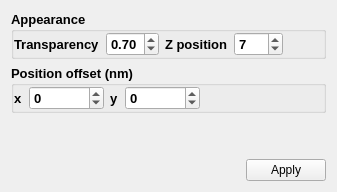
            <widget class="QWidget" name="tab_5">
             <attribute name="icon">
              <iconset resource="../resources/main_resources.qrc">
               <normaloff>:/icon/icons/landscape.png</normaloff>:/icon/icons/landscape.png</iconset>
             </attribute>
             <attribute name="title">
              <string>Display</string>
             </attribute>
             <layout class="QVBoxLayout" name="verticalLayout_12">
              <item>
               <widget class="QGroupBox" name="groupBox_confocal_display_appear">
                <property name="font">
                 <font>
                  <pointsize>10</pointsize>
                  <weight>75</weight>
                  <bold>true</bold>
                 </font>
                </property>
                <property name="title">
                 <string>Appearance</string>
                </property>
                <property name="flat">
                 <bool>true</bool>
                </property>
                <layout class="QHBoxLayout" name="horizontalLayout_3">
                 <property name="margin">
                  <number>0</number>
                 </property>
                 <item>
                  <widget class="QLabel" name="label_6">
                   <property name="text">
                    <string>Transparency</string>
                   </property>
                  </widget>
                 </item>
                 <item>
                  <widget class="QDoubleSpinBox" name="doubleSpinBox_confocal_display_appear_transparency">
                   <property name="maximum">
                    <double>1.000000000000000</double>
                   </property>
                   <property name="singleStep">
                    <double>0.100000000000000</double>
                   </property>
                   <property name="value">
                    <double>0.700000000000000</double>
                   </property>
                  </widget>
                 </item>
                 <item>
                  <widget class="QLabel" name="label_5">
                   <property name="text">
                    <string>Z position</string>
                   </property>
                  </widget>
                 </item>
                 <item>
                  <widget class="QSpinBox" name="spinBox_confocal_display_appear_zposition">
                   <property name="minimum">
                    <number>0</number>
                   </property>
                   <property name="maximum">
                    <number>100</number>
                   </property>
                   <property name="value">
                    <number>7</number>
                   </property>
                  </widget>
                 </item>
                 <item>
                  <spacer name="horizontalSpacer_2">
                   <property name="orientation">
                    <enum>Qt::Horizontal</enum>
                   </property>
                   <property name="sizeHint" stdset="0">
                    <size>
                     <width>40</width>
                     <height>20</height>
                    </size>
                   </property>
                  </spacer>
                 </item>
                </layout>
               </widget>
              </item>
              <item>
               <widget class="QGroupBox" name="groupBox_confocal_display_offset">
                <property name="font">
                 <font>
                  <pointsize>10</pointsize>
                  <weight>75</weight>
                  <bold>true</bold>
                 </font>
                </property>
                <property name="title">
                 <string>Position offset (nm)</string>
                </property>
                <property name="flat">
                 <bool>true</bool>
                </property>
                <layout class="QHBoxLayout" name="horizontalLayout_17">
                 <property name="margin">
                  <number>0</number>
                 </property>
                 <item>
                  <widget class="QLabel" name="label_12">
                   <property name="text">
                    <string>x</string>
                   </property>
                  </widget>
                 </item>
                 <item>
                  <widget class="QDoubleSpinBox" name="doubleSpinBox_confocal_display_offset_x">
                   <property name="decimals">
                    <number>0</number>
                   </property>
                   <property name="minimum">
                    <double>-100000.000000000000000</double>
                   </property>
                   <property name="maximum">
                    <double>100000.000000000000000</double>
                   </property>
                   <property name="singleStep">
                    <double>10.000000000000000</double>
                   </property>
                  </widget>
                 </item>
                 <item>
                  <widget class="QLabel" name="label_13">
                   <property name="text">
                    <string>y</string>
                   </property>
                  </widget>
                 </item>
                 <item>
                  <widget class="QDoubleSpinBox" name="doubleSpinBox_confocal_display_offset_y">
                   <property name="decimals">
                    <number>0</number>
                   </property>
                   <property name="minimum">
                    <double>-100000.000000000000000</double>
                   </property>
                   <property name="maximum">
                    <double>100000.000000000000000</double>
                   </property>
                   <property name="singleStep">
                    <double>10.000000000000000</double>
                   </property>
                  </widget>
                 </item>
                 <item>
                  <spacer name="horizontalSpacer_16">
                   <property name="orientation">
                    <enum>Qt::Horizontal</enum>
                   </property>
                   <property name="sizeHint" stdset="0">
                    <size>
                     <width>40</width>
                     <height>20</height>
                    </size>
                   </property>
                  </spacer>
                 </item>
                </layout>
               </widget>
              </item>
              <item>
               <spacer name="verticalSpacer_2">
                <property name="orientation">
                 <enum>Qt::Vertical</enum>
                </property>
                <property name="sizeHint" stdset="0">
                 <size>
                  <width>20</width>
                  <height>40</height>
                 </size>
                </property>
               </spacer>
              </item>
              <item>
               <layout class="QHBoxLayout" name="horizontalLayout_5">
                <item>
                 <spacer name="horizontalSpacer_5">
                  <property name="orientation">
                   <enum>Qt::Horizontal</enum>
                  </property>
                  <property name="sizeHint" stdset="0">
                   <size>
                    <width>40</width>
                    <height>20</height>
                   </size>
                  </property>
                 </spacer>
                </item>
                <item>
                 <widget class="QPushButton" name="pushButton_apply_confocal_display">
                  <property name="text">
                   <string>Apply</string>
                  </property>
                 </widget>
                </item>
               </layout>
              </item>
             </layout>
            </widget>
